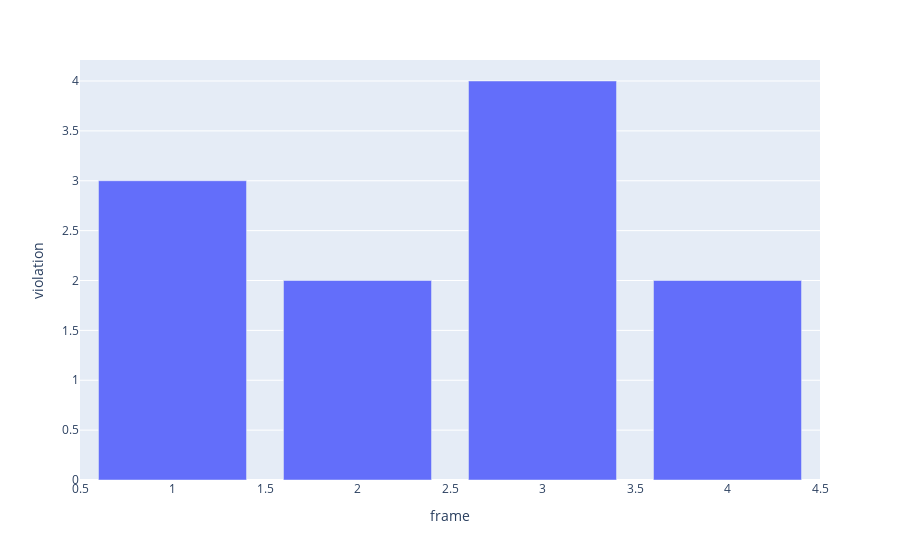

This figure's notebook cell:
### Code cell
px.bar(df3[df3['frame']<=4],x='frame', y='violation')

### Figure 1 — Plotly figure (JSON) as saved in the notebook; plotly's stock layout.template omitted (floating-point values rounded to 4 significant figures)
{"data": [{"alignmentgroup": "True", "hovertemplate": "frame=%{x}<br>violation=%{y}<extra></extra>", "legendgroup": "", "marker": {"color": "#636efa"}, "name": "", "offsetgroup": "", "orientation": "v", "showlegend": false, "textposition": "auto", "type": "bar", "x": [1, 2, 3, 4], "xaxis": "x", "y": [3, 2, 4, 2], "yaxis": "y"}], "layout": {"barmode": "relative", "legend": {"tracegroupgap": 0}, "margin": {"t": 60}, "xaxis": {"anchor": "y", "domain": [0, 1], "title": {"text": "frame"}}, "yaxis": {"anchor": "x", "domain": [0, 1], "title": {"text": "violation"}}}}
